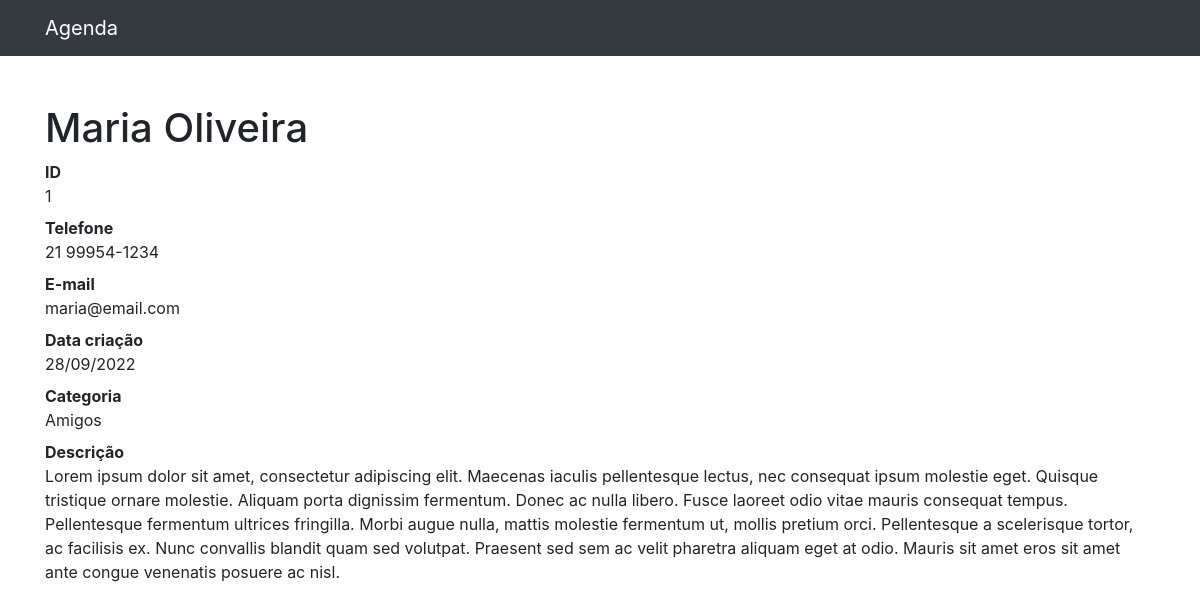
The page /1 on the database its author committed.
### contatos/models.py (models this page shows, shortened)
class Contato(models.Model):
    nome = models.CharField(max_length=255)
    sobrenome = models.CharField(max_length=255, blank=True)
    telefone = models.CharField(max_length=255)
    email = models.CharField(max_length=255)
    data_criacao = models.DateTimeField(default=timezone.now)
    descricao = models.TextField(blank=True)
    categoria = models.ForeignKey(Categoria, on_delete=models.DO_NOTHING)

class Categoria(models.Model):
    nome = models.CharField(max_length=255)
    def __str__(self):
        return self.nome

### contatos/views.py (the view)
# urls.py: path('<int:contato_id>', views.ver_contato, name='ver_contato'),
def ver_contato(request, contato_id):
    contato = Contato.objects.get(id=contato_id)
    return render(request, 'contatos/ver_contato.html', {'contato': contato})

### contatos/templates/contatos/ver_contato.html
{% extends 'base.html' %}
{% block conteudo %}
<h1 class="mt-5">{{contato.nome}} {{contato.sobrenome}}</h1>
<dl>
    <dt>ID</dt>
    <dd>{{contato.id}}</dd>
    <dt>Telefone</dt>
    <dd>{{contato.telefone}}</dd>
    <dt>E-mail</dt>
    <dd>{{contato.email}}</dd>
    <dt>Data criação</dt>
    <dd>{{contato.data_criacao|date:'d/m/Y'}}</dd>
    <dt>Categoria</dt>
    <dd>{{contato.categoria}}</dd>
    <dt>Descrição</dt>
    <dd>
        {{contato.descricao}}
    </dd>
</dl>
{% endblock %}

### rows shown on the page
Contato: nome "Maria", sobrenome "Oliveira", id "1", telefone "21 99954-1234", email "maria@email.com", data_criacao "28/09/2022", categoria "Amigos", descricao "Lorem ipsum dolor sit amet, consectetur adipiscing elit. Maecenas iaculis pellentesque lectus, nec consequat ipsum molestie eget. Quisque tristique ornare molestie. Aliquam porta dignissim fermentum. Donec ac nulla libero. Fusce laoreet odio vitae mauris consequat tempus. Pellentesque fermentum ultrices fringilla. Morbi augue nulla, mattis molestie fermentum ut, mollis pretium orci. Pellentesque a scelerisque tortor, ac facilisis ex. Nunc convallis blandit quam sed volutpat. Praesent sed sem ac velit pharetra aliquam eget at odio. Mauris sit amet eros sit amet ante congue venenatis posuere ac nisl."
